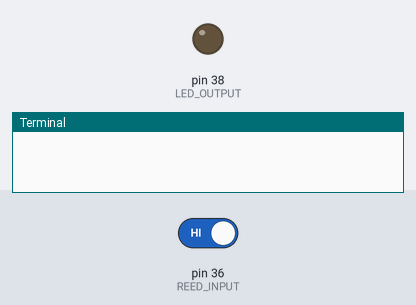
The program below on a simulated Raspberry Pi (header pin numbers). Parts: output pins drawn as LEDs (lit = HIGH), the last lines printed to the terminal. The test bench sets the inputs (shaded band); at power-on: pin 36 (REED_INPUT) HIGH. The clock reads 2024-03-15 10:24:30 at power-on unless the program sets it; databases and web services accept everything at once and return nothing.

Above: at 1.2 s.
1.3 s: pin 36 (REED_INPUT) driven LOW
At 1.8 s:
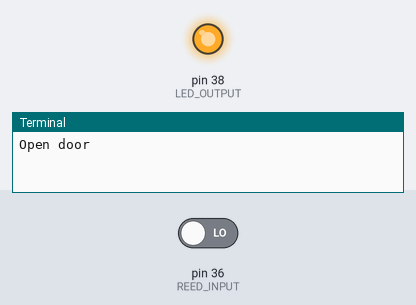
2.8 s: pin 36 (REED_INPUT) driven HIGH
At 3.9 s:
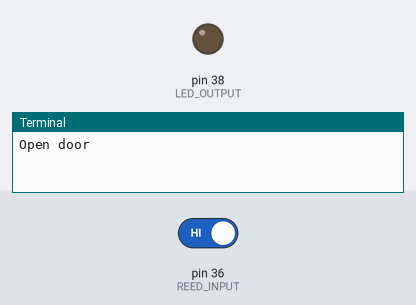
Timing chart, 0 to 5.8 s (numbered marks = the images above; inputs shaded):
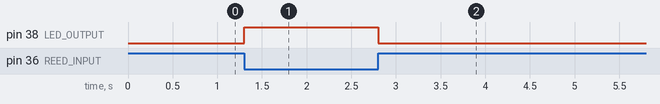

Measured:
- after the input at 1.3 s, pin 38 (LED_OUTPUT): LOW → HIGH at once
- after the input at 2.8 s, pin 38 (LED_OUTPUT): HIGH → LOW at once

The program:

reed.py
```python
import pymysql
import RPi.GPIO as GPIO
import time
import datetime
GPIO.setmode(GPIO.BOARD)
REED_INPUT=36
LED_OUTPUT=38
GPIO.setup(REED_INPUT,GPIO.IN)#######Digital input
GPIO.setup(LED_OUTPUT,GPIO.OUT)#####Digital output
GPIO.setwarnings(False)
a =0
b= 0

try:
    while True:
        if  GPIO.input(REED_INPUT)!=1:
            a =1
            GPIO.output(LED_OUTPUT,GPIO.HIGH)
            if b-a ==1:
                GPIO.output(LED_OUTPUT,GPIO.LOW)
                print "Open door"
                a = 0
                b = 0
                today = datetime.date.today()
                time = datetime.datetime.now()
                conn=pymysql.connect(host='localhost',user='root',password='root',db='db')
                myCursor = conn.cursor()
                sql = "INSERT INTO CheckOut (Date,Time,Note) VALUE (%s, %s, %s)"
                val = (today, time, 1)
                myCursor.execute(sql, val)
                conn.commit()
                conn.close()
        if  GPIO.input(REED_INPUT)==1:
            b = 2
            GPIO.output(LED_OUTPUT,GPIO.LOW)

except(KeyboardInterrupt):
    print("cleaning up..")
    GPIO.cleanup()
```
